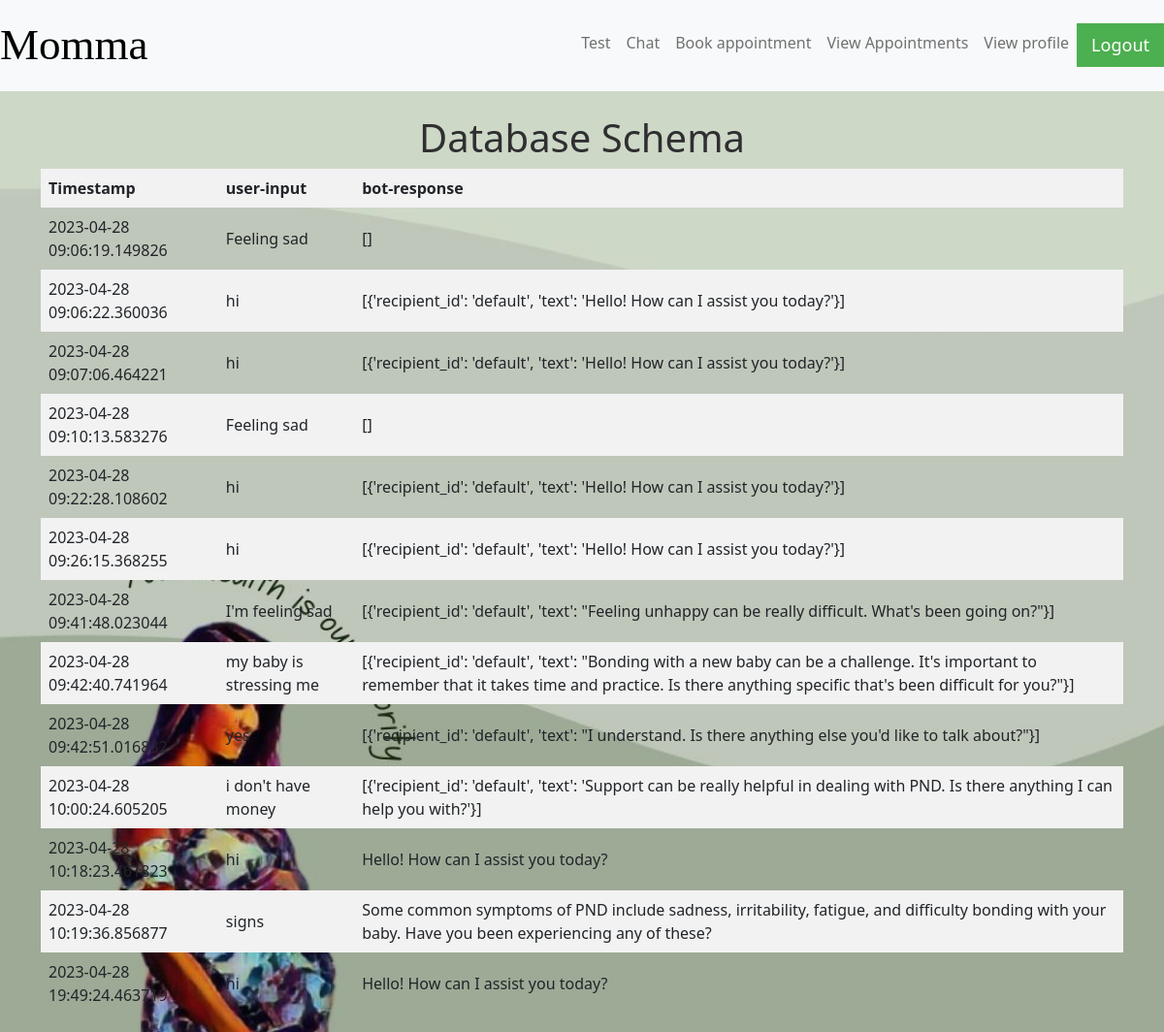
/test, run on the app's committed database.
### index/models.py (models this page shows, shortened)
class Message(db.Model):
    id = db.Column(db.Integer, primary_key=True)
    timestamp = db.Column(db.DateTime, default=datetime.utcnow)
    user_input = db.Column(db.String(255))
    bot_response = db.Column(db.String(1000))

### index/routes.py (the view)
@app.route('/test')
def test_page():
    messages = Message.query.all()
    return render_template('test.html', messages=messages)

### index/templates/test.html
{% extends 'main.html'%}
{% block content%}
<h1 style="text-align: center;">Database Schema</h1>
<div>
    <table>
        <thead>
            <tr>
                <th>Timestamp</th>
                <th>user-input</th>
                <th>bot-response</th>
            </tr>
        </thead>
        <tbody>
            {% for message in messages %}
            <tr>
                <td>{{ message.timestamp }}</td>
                <td>{{ message.user_input }}</td>
                <td>{{ message.bot_response }}</td>
            </tr>
            {% endfor %}
        </tbody>
    </table>
</div>
{%endblock%}

### index/static/css/static.css (style rules this page uses)
h1 { font-size: 20px; color: rgb(47, 47, 49); font-weight: bold; }
table { width: 100%; border-collapse: collapse; }
th, td { border: 1px solid #dddddd; padding: 8px; text-align: left; }
th { background-color: #f2f2f2; font-weight: bold; }
tr:nth-child(even) { background-color: #f2f2f2; }

### data on the page
Message: timestamp "2023-04-28 09:06:19.149826", user_input "Feeling sad", bot_response "[]"
Message: timestamp "2023-04-28 09:06:22.360036", user_input "hi", bot_response "[{'recipient_id': 'default', 'text': 'Hello! How can I assist you today?'}]"
Message: timestamp "2023-04-28 09:07:06.464221", user_input "hi", bot_response "[{'recipient_id': 'default', 'text': 'Hello! How can I assist you today?'}]"
Message: timestamp "2023-04-28 09:10:13.583276", user_input "Feeling sad", bot_response "[]"
Message: timestamp "2023-04-28 09:22:28.108602", user_input "hi", bot_response "[{'recipient_id': 'default', 'text': 'Hello! How can I assist you today?'}]"
Message: timestamp "2023-04-28 09:26:15.368255", user_input "hi", bot_response "[{'recipient_id': 'default', 'text': 'Hello! How can I assist you today?'}]"
Message: timestamp "2023-04-28 09:41:48.023044", user_input "I'm feeling sad", bot_response "[{'recipient_id': 'default', 'text': \"Feeling unhappy can be really difficult. What's been going on?\"}]"
Message: timestamp "2023-04-28 09:42:40.741964", user_input "my baby is stressing me", bot_response "[{'recipient_id': 'default', 'text': \"Bonding with a new baby can be a challenge. It's important to remember that it takes time and practice. Is there anything specific that's been difficult for you?\"}]"
Message: timestamp "2023-04-28 09:42:51.016832", user_input "yes", bot_response "[{'recipient_id': 'default', 'text': \"I understand. Is there anything else you'd like to talk about?\"}]"
Message: timestamp "2023-04-28 10:00:24.605205", user_input "i don't have money", bot_response "[{'recipient_id': 'default', 'text': 'Support can be really helpful in dealing with PND. Is there anything I can help you with?'}]"
Message: timestamp "2023-04-28 10:18:23.461823", user_input "hi", bot_response "Hello! How can I assist you today?"
Message: timestamp "2023-04-28 10:19:36.856877", user_input "signs", bot_response "Some common symptoms of PND include sadness, irritability, fatigue, and difficulty bonding with your baby. Have you been experiencing any of these?"
Message: timestamp "2023-04-28 19:49:24.463719", user_input "hi", bot_response "Hello! How can I assist you today?"
